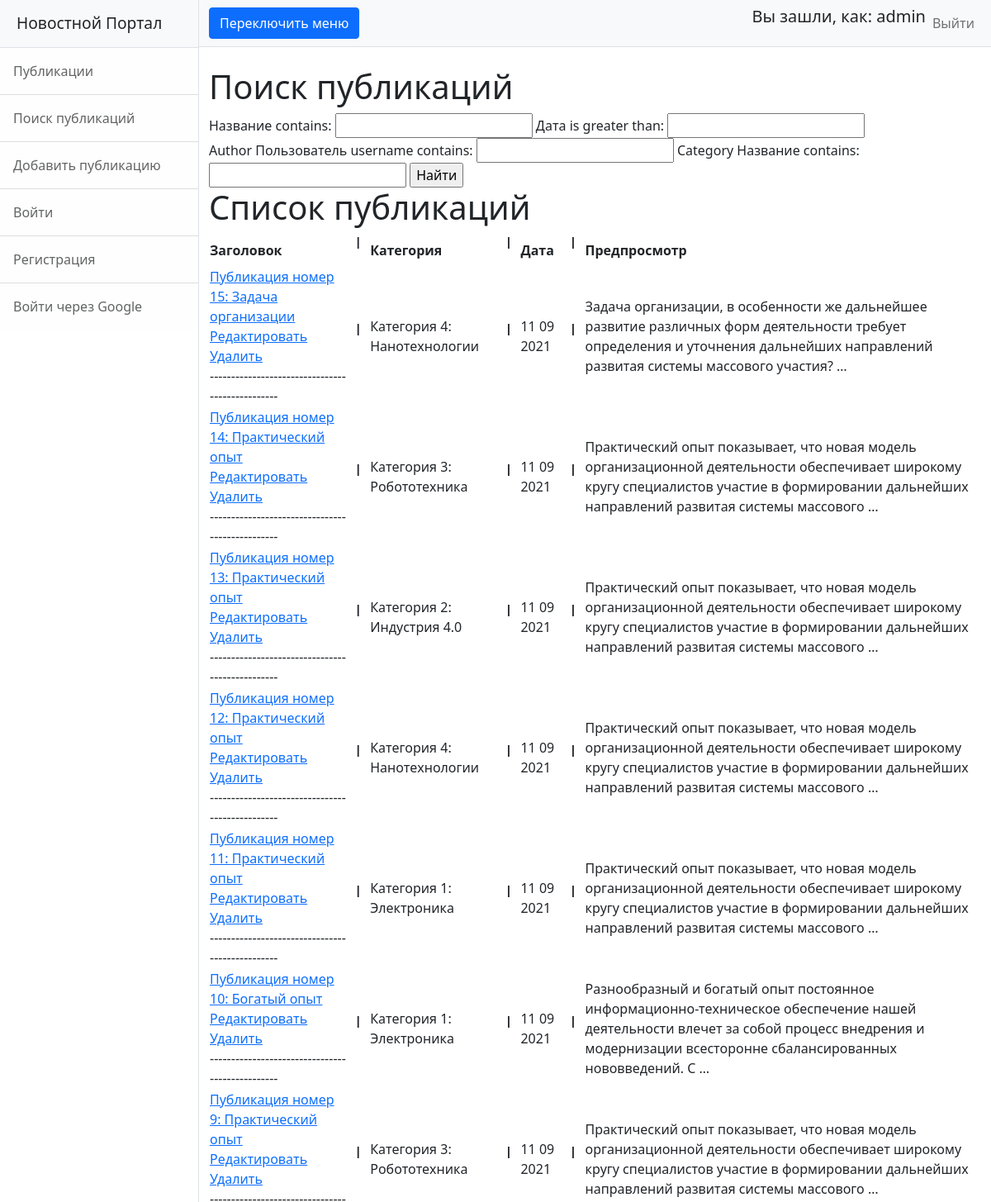
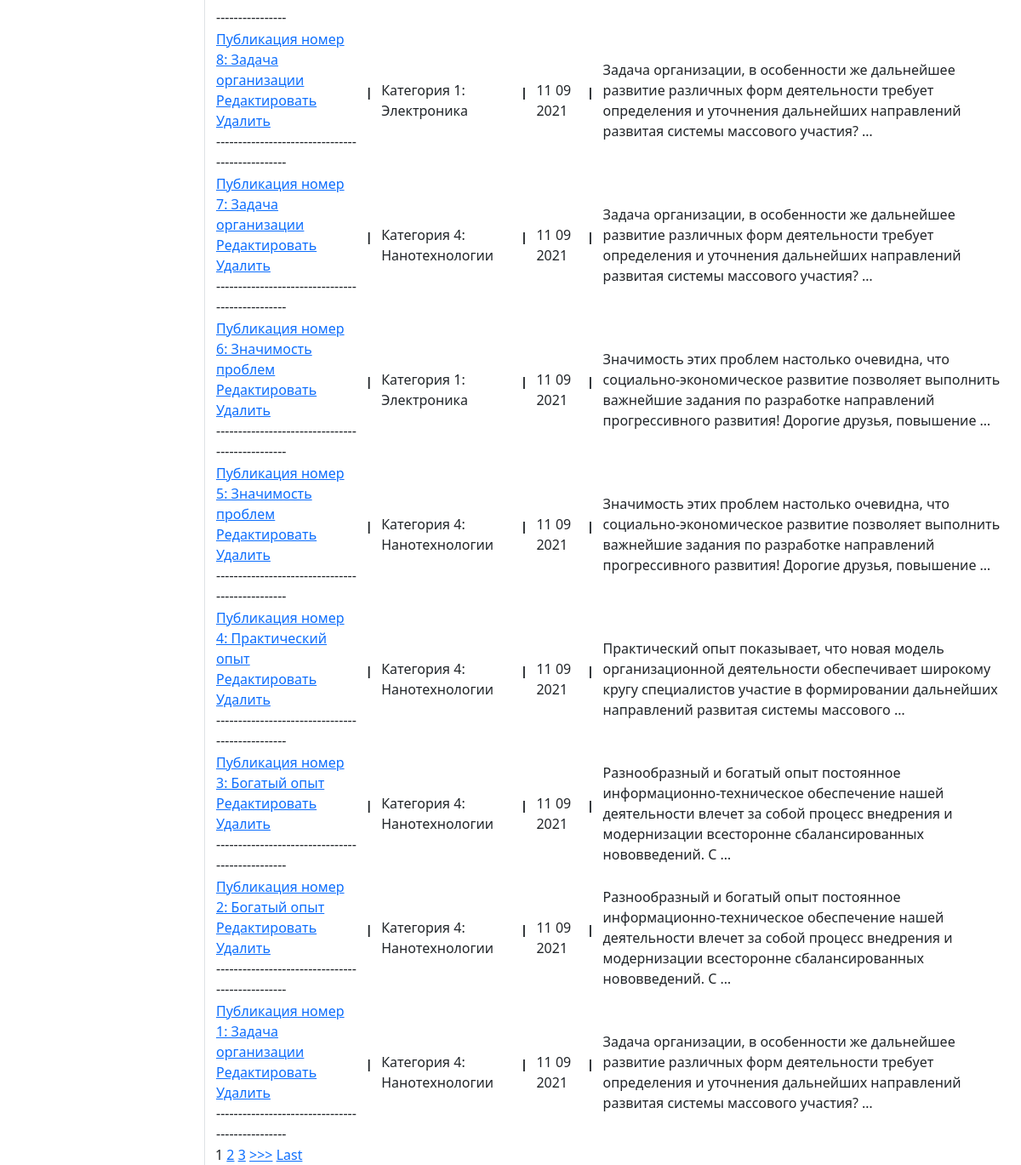
Screenshot of /search/ (signed in) with the database file from the repository (2 pictures, top to bottom).
### news/models.py (models this page shows, shortened)
class Post(models.Model):
    news = 'NS'
    article = 'AL'
    TYPES = [
        (news, 'Новость'),
        (article, 'Статья')
    ]
    type = models.CharField(max_length=2, choices=TYPES, default=news)
    date = models.DateTimeField(auto_now_add=True, verbose_name='Дата')
    name = models.CharField(max_length=255, verbose_name='Название')
    body = models.TextField()
    rating = models.SmallIntegerField(default=0, verbose_name='Рейтинг')
    author = models.ForeignKey(Author, on_delete=models.CASCADE)
    category = models.ManyToManyField(Category, through='PostCategory')
    class Meta:
        verbose_name = 'Публикация'
        verbose_name_plural = 'Публикации'

class Category(models.Model):
    name = models.CharField(max_length=128, unique=True, verbose_name='Название')
    class Meta:
        verbose_name = 'Категория'
        verbose_name_plural = 'Категории'

### news/views.py (the view)
# urls.py: path('search/', SearchNews.as_view()),
class SearchNews(ListView):
    model = Post  # указываем модель, объекты которой мы будем выводить
    template_name = 'news/search.html'  # указываем имя шаблона, в котором будет лежать HTML, в котором будут все инструкции о том, как именно пользователю должны вывестись наши объекты
    context_object_name = 'search'  # это имя списка, в котором будут лежать все объекты, его надо указать, чтобы обратиться к самому списку объектов через HTML-шаблон
    queryset = Post.objects.order_by('-date')
    paginate_by = 5
    def get_context_data(self, **kwargs):  # забираем отфильтрованные объекты переопределяя метод get_context_data у наследуемого класса (привет, полиморфизм, мы скучали!!!)
        context = super().get_context_data(**kwargs)
        context['filter'] = PostFilter(self.request.GET, queryset=self.get_queryset())  # вписываем наш фильтр в контекст
        return context

### news/templatetags/my_filters.py (called while the page is built)
@register.filter(name='censor')  # регистрируем наш фильтр под именем multiply, чтоб django понимал, что это именно фильтр, а не простая функция
def censor(value):  # первый аргумент здесь это то значение, к которому надо применить фильтр, второй аргумент — это аргумент фильтра, т. е. примерно следующее будет в шаблоне value|multiply:arg
    cens_filt = ['блять', 'бля']
    text_to_check = value
    for idx, i in enumerate(cens_filt):
        text_to_check = text_to_check.replace(i,'ТУТ БЫЛ МАТ')
    return text_to_check

### templates/news/search.html (shortened to what this page needs)
{% extends 'flatpages/default.html' %}
{% load my_filters %}
{% block title %}
Поиск публикаций
{% endblock title %}
{% block content %}
<form method="GET">
    {{ filter.form }}
    <input type="submit" value="Найти">
</form>
<h1>Список публикаций</h1>
    <table>
            <tr>
                <td>
                    <b>Заголовок</b>
                </td>
                <td>
                     <b><pre> | </pre></b>
                </td>
                <td>
                    <b>Категория</b>
                </td>
                <td>
                     <b><pre> | </pre></b>
                </td>
                <td>
                    <b>Дата</b>
                </td>
                <td>
                     <b><pre> | </pre></b>
                </td>
                <td>
                    <b>Предпросмотр</b>
                </td>
            </tr>
        {% for post in filter.qs %}
            <tr>
                <td>
                   <a href="/news/{{post.id}}">{{ post.name|censor }} </a>
                    <br>
                    <a href="{% url 'post_edit' post.id %}" > Редактировать</a>
                    <br>
                    <a href="/news/{{post.id}}/delete">Удалить</a>
                    <br>
                    ------------------------------------------------
                </td>
                <td>
                     <b><pre> | </pre></b>
                </td>
                <td>
                    {% for i in post.category.values %}
                    {{i.name}}
                    {% endfor %}
                </td>
                <td>
                     <b><pre> | </pre></b>
                </td>
                <td>
                    {{post.date|date:'d m Y'}}
                </td>
                <td>
                    <b><pre> | </pre></b>
                </td>
                <td>
                    {{post.body|truncatewords:20|censor}}
                </td>
            </tr>
        {% endfor %}
        </table>
{% if is_paginated %}
    {% for num in page_obj.paginator.page_range %}
        {% if page_obj.number == num %}
            <a>{{ num }}</a>
        {% elif num > page_obj.number|add:'-3' and num < page_obj.number|add:'3' %}
            <a href="?page={{ num }}">{{ num }}</a>
        {% endif %}
    {% endfor %}
    {% if page_obj.has_next %}
        <a href="?page={{ page_obj.next_page_number }}">>>></a>
        <a href="?page={{ page_obj.paginator.num_pages }}">Last</a>
    {% endif %}
{% endif %}
{% endblock content %}

### templates/flatpages/default.html (shortened to what this page needs)
{% load static %}
<!DOCTYPE html>
<html lang="ru">
    <head>
        <link href="{%static 'css/styles.css' %}" rel="stylesheet" />
    </head>
    <body>
        <div class="d-flex toggled" id="wrapper">
            <div class="border-end bg-white" id="sidebar-wrapper">
                <div class="sidebar-heading border-bottom bg-light">Новостной Портал</div>
                <div class="list-group list-group-flush">
                    <a class="list-group-item list-group-item-action list-group-item-light p-3" href="/news/">Публикации</a>
                    <a class="list-group-item list-group-item-action list-group-item-light p-3" href="/news/search/">Поиск публикаций</a>
                    <a class="list-group-item list-group-item-action list-group-item-light p-3" href="/news/add/">Добавить публикацию</a>
                    <a class="list-group-item list-group-item-action list-group-item-light p-3" href="/sign/login/">Войти</a>
                    <a class="list-group-item list-group-item-action list-group-item-light p-3" href="/sign/signup/">Регистрация</a>
                    <a class="list-group-item list-group-item-action list-group-item-light p-3" href="/accounts/login/">Войти через Google</a>
                </div>
            </div>
            <div id="page-content-wrapper">
                <nav class="navbar navbar-expand-lg navbar-light bg-light border-bottom">
                    <div class="container-fluid">
                        <button class="btn btn-primary" id="sidebarToggle">Переключить меню</button>
                        <div class="collapse navbar-collapse" id="navbarSupportedContent">
                            <ul class="navbar-nav ms-auto mt-2 mt-lg-0">
                                {% if request.user.username %}
                                <h5>Вы зашли, как: {{request.user.username}}</h5>
                                {% else %}
                                <h5>Вы зашли, как: гость</h5>
                                {% endif %}
                                <li class="nav-item active"><a class="nav-link" href="/sign/logout/">Выйти</a></li>
                            </ul>
                        </div>
                    </div>
                </nav>
                <div class="container-fluid">
                    <h1 class="mt-4">   {% block title %}{% endblock title %}</h1>
                           {% block content %}{% endblock content %}
                </div>
            </div>
        </div>
    </body>
</html>

### rows the page displays
Post: name|censor "Публикация номер 15: Задача организации", date "11 09 2021", body|censor "Задача организации, в особенности же дальнейшее развитие различных форм деятельности требует определения и уточнения дальнейших направлений развитая системы массового участия? …"
Category: name "Категория 4: Нанотехнологии"
Post: name|censor "Публикация номер 14: Практический опыт", date "11 09 2021", body|censor "Практический опыт показывает, что новая модель организационной деятельности обеспечивает широкому кругу специалистов участие в формировании дальнейших направлений развитая системы массового …"
Category: name "Категория 3: Робототехника"
Post: name|censor "Публикация номер 13: Практический опыт", date "11 09 2021", body|censor "Практический опыт показывает, что новая модель организационной деятельности обеспечивает широкому кругу специалистов участие в формировании дальнейших направлений развитая системы массового …"
Category: name "Категория 2: Индустрия 4.0"
Post: name|censor "Публикация номер 12: Практический опыт", date "11 09 2021", body|censor "Практический опыт показывает, что новая модель организационной деятельности обеспечивает широкому кругу специалистов участие в формировании дальнейших направлений развитая системы массового …"
Post: name|censor "Публикация номер 11: Практический опыт", date "11 09 2021", body|censor "Практический опыт показывает, что новая модель организационной деятельности обеспечивает широкому кругу специалистов участие в формировании дальнейших направлений развитая системы массового …"
Category: name "Категория 1: Электроника"
Post: name|censor "Публикация номер 10: Богатый опыт", date "11 09 2021", body|censor "Разнообразный и богатый опыт постоянное информационно-техническое обеспечение нашей деятельности влечет за собой процесс внедрения и модернизации всесторонне сбалансированных нововведений. С …"
Post: name|censor "Публикация номер 9: Практический опыт", date "11 09 2021", body|censor "Практический опыт показывает, что новая модель организационной деятельности обеспечивает широкому кругу специалистов участие в формировании дальнейших направлений развитая системы массового …"
Post: name|censor "Публикация номер 8: Задача организации", date "11 09 2021", body|censor "Задача организации, в особенности же дальнейшее развитие различных форм деятельности требует определения и уточнения дальнейших направлений развитая системы массового участия? …"
Post: name|censor "Публикация номер 7: Задача организации", date "11 09 2021", body|censor "Задача организации, в особенности же дальнейшее развитие различных форм деятельности требует определения и уточнения дальнейших направлений развитая системы массового участия? …"
Post: name|censor "Публикация номер 6: Значимость проблем", date "11 09 2021", body|censor "Значимость этих проблем настолько очевидна, что социально-экономическое развитие позволяет выполнить важнейшие задания по разработке направлений прогрессивного развития! Дорогие друзья, повышение …"
Post: name|censor "Публикация номер 5: Значимость проблем", date "11 09 2021", body|censor "Значимость этих проблем настолько очевидна, что социально-экономическое развитие позволяет выполнить важнейшие задания по разработке направлений прогрессивного развития! Дорогие друзья, повышение …"
Post: name|censor "Публикация номер 4: Практический опыт", date "11 09 2021", body|censor "Практический опыт показывает, что новая модель организационной деятельности обеспечивает широкому кругу специалистов участие в формировании дальнейших направлений развитая системы массового …"
Post: name|censor "Публикация номер 3: Богатый опыт", date "11 09 2021", body|censor "Разнообразный и богатый опыт постоянное информационно-техническое обеспечение нашей деятельности влечет за собой процесс внедрения и модернизации всесторонне сбалансированных нововведений. С …"
Post: name|censor "Публикация номер 2: Богатый опыт", date "11 09 2021", body|censor "Разнообразный и богатый опыт постоянное информационно-техническое обеспечение нашей деятельности влечет за собой процесс внедрения и модернизации всесторонне сбалансированных нововведений. С …"
Post: name|censor "Публикация номер 1: Задача организации", date "11 09 2021", body|censor "Задача организации, в особенности же дальнейшее развитие различных форм деятельности требует определения и уточнения дальнейших направлений развитая системы массового участия? …"

### other values shown
{{ request.user.username }} "admin"
{{ num }} "1"
{{ num }} "2" "3"
